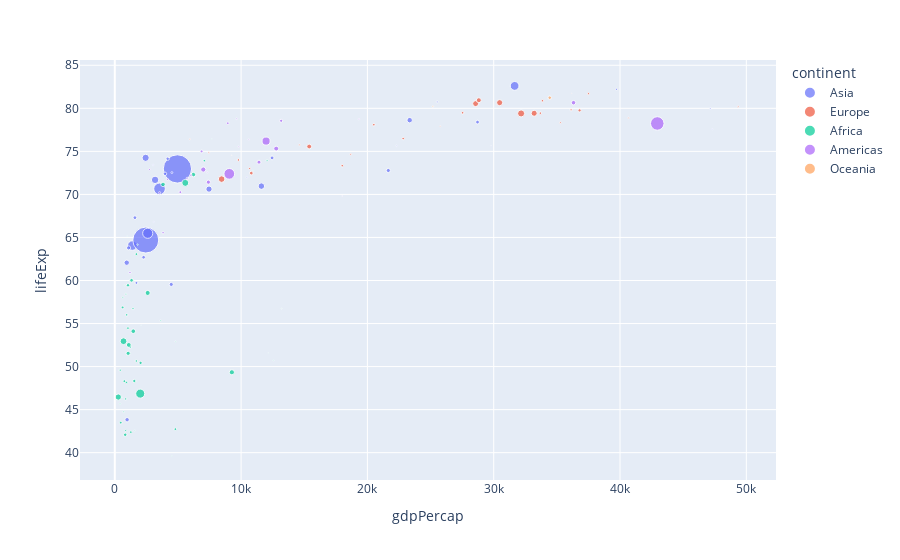

Notebook code cell kept with this figure:
### Code cell
fig = px.scatter(df[df["year"]==2007],
                 x="gdpPercap",
                 y="lifeExp",
                 color="continent",
                 size="pop")

fig.show()                 # size = bubble chart
